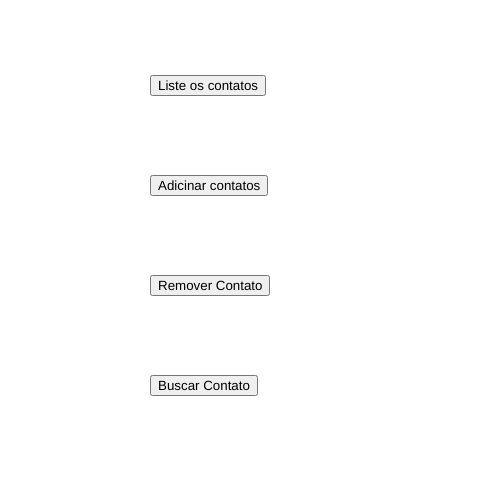
Frame 1 (no input)
Frame 60 (no input): identical to frame 1, image omitted
Frame 120 (the mouse pressed at the canvas centre since frame 60): identical to frame 1, image omitted

The p5.js sketch that drew this single still picture (run headless with seeded random() and noise() and a simulated clock; from frame 60 on, the mouse is pressed at the canvas centre):

// p5.js sketch
// ── sketch.js
///tenha o arquivo style.css e veja o console.
var agenda;
function setup() {
  createCanvas(500, 500)
  contato = createButton("Liste os contatos")
  contato.position(150, 75)
  contato.mousePressed(listarContatos)

  adicina = createButton("Adicinar contatos")
  adicina.position(150, 175)
  adicina.mousePressed(adicionarContato)

  remover = createButton("Remover Contato")
  remover.position(150, 275)
  remover.mousePressed(removercontato)

  busca = createButton("Buscar Contato")
  busca.position(150, 375)
  busca.mousePressed(buscarContato)

  agenda = [
    ["davi", 85978457845, "davi@gmail.com"],
    ["gabriel", 85974523671, "gabriel@gmail.com"],
    ["paulo", 85957941385, "paulo@gmail.com"],
    ["ana", 85976347845, "ana@gmail.com"],
    ["maria", 85978967875, "maria@gmail.com"]
  ]

}

function draw() {
  background(255);
}

function listarContatos() {
  for (let indice in agenda) {
    console.log(`${agenda[indice][0]}, ${agenda[indice][1]}, ${agenda[indice][2]}`)
  }
}

function adicionarContato() {
  let nome = prompt("Digite o nome:")
  let numero = parseInt(prompt("Adicine o numero com DDD:"))
  let email = prompt("Adicine o email:")

  if (nome != "" && numero != "" && email != "") {
    agenda.push([nome, numero, email])
  }
  else { print("Dados incompletos, tente novamente, por favor!") }
}

function removercontato() {
  let removi = prompt("Digite o nome do contato a ser removido:")

  for (let i = 0; i < agenda.length; i++) {
    let remov = agenda[i].indexOf(removi)
    if (remov != -1) {
      agenda.splice(i, 1)
    }
  }
}

function buscarContato() {
  let busque = prompt("Digite o nome do contato para a busca")
  let remob
  let achou = false
  for (let i = 0; i < agenda.length; i++) {
    remob = agenda[i].indexOf(busque.toLowerCase())
    if (remob != -1) {
      //tira = remob;
      achou = true
      console.log(agenda[i][0])
      console.log(agenda[i][1])
      console.log(agenda[i][2])
      break
    }
  }
  if (!achou) {
    print(`Contato "${busque}" não encontrado, tenha certeza que digitou corretamente e tente novamente!`)
  }
}

// ── style.css
html, body {
  margin: 0;
  padding: 0;
}

canvas {
  display: block;
}

button {
  border-radius: 12px;
  background-color: white;
  color: black;
  border: 2px solid #04AA6D;
  padding: 10px 10px;
  transition-duration: 0.4s;
  width: 200px;
  height: 45px;
  font-size: 17px;
}

button:hover {
  background-color: #04AA6D; /* Green */
  color: white;
  padding: 10px 10px;
  box-shadow: 0 12px 16px 0 rgba(0,0,0,0.24), 0 17px 50px 0 rgba(0,0,0,0.19);
}
